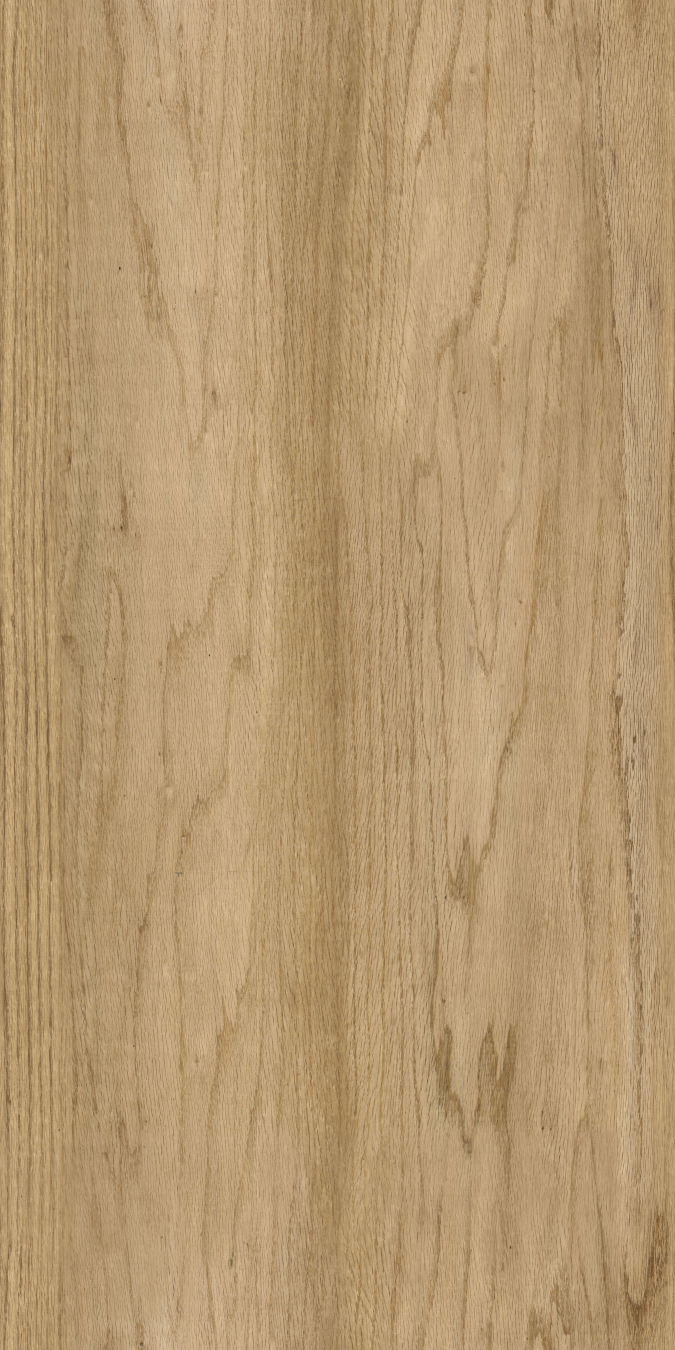
#> input picture layouts/assets/wood-grain.jpg, 2700 x 5400 px (shown at 1/4 size)
$ python bright_samples.py
#> lines starting #> are read from the running program, lines starting #| are printed output that depends on the picture; pictures that were not available may be replaced by others from this repository, and a replacement may not be noted
### scripts/blender-pipeline/match_textures.py
"""Prepare studio-matched colour textures outside layouts; no Blender dependency."""
import json
import numpy as np
from PIL import Image
from extract_tile import save_new


def srgb_to_linear(x):
    return np.where(x <= .04045, x / 12.92, ((x + .055) / 1.055) ** 2.4)


def linear_to_srgb(x):
    x = np.clip(x, 0, 1)
    return np.where(x <= .0031308, x * 12.92, 1.055 * x ** (1 / 2.4) - .055)


def histogram_match(source, reference):
    """Per-channel empirical CDF match; handles flat/low-contrast photographs."""
    src = np.asarray(source.convert('RGB'))
    ref = np.asarray(reference.convert('RGB'))
    out = np.empty_like(src)
    for c in range(3):
        values, inverse, counts = np.unique(src[..., c], return_inverse=True, return_counts=True)
        target, target_counts = np.unique(ref[..., c], return_counts=True)
        q = (np.cumsum(counts) - counts / 2) / counts.sum()
        tq = (np.cumsum(target_counts) - target_counts / 2) / target_counts.sum()
        out[..., c] = np.rint(np.interp(q, tq, target))[inverse].reshape(src.shape[:2])
    return Image.fromarray(out)


def studio_face(image, birch=True, toned=True):
    """Bake visual-materials.js face mix and tone in LINEAR RGB, encode once."""
    rgb = srgb_to_linear(np.asarray(image.convert('RGB'), dtype=np.float32) / 255)
    if birch:
        rgb = rgb * .81 + np.array([.77, .69, .53],dtype=np.float32) * .19
        if toned:
            grain = rgb ** 1.08
            neutral = (grain * np.array([.2126, .7152, .0722],dtype=np.float32)).sum(axis=2, keepdims=True)
            rgb = (neutral * .08 + grain * .92) * np.array([.40, .40, .46],dtype=np.float32)
    return Image.fromarray(np.rint(linear_to_srgb(rgb) * 255).astype('uint8'))


def stats(image):
    x = np.asarray(image.convert('RGB'), dtype=float).reshape(-1, 3)
    return dict(mean=x.mean(axis=0).tolist(), std=x.std(axis=0).tolist())


# [30 lines left out: function prepare, not called in this run]


def previous_brighten_face(image, reference):
    """Lift photo 14%, then balance to cream; preserve reference grain contrast.

    Input is the photo before the old dark studio display multiplier. The 14%
    exposure and the separate white balance are reported rather than conflated.
    """
    weights=np.array([.2126,.7152,.0722])
    rgb=np.asarray(image.convert('RGB'),dtype=np.float32)
    ref=np.asarray(reference.convert('RGB'),dtype=np.float32)
    mean=rgb.mean(axis=(0,1),dtype=np.float64)
    target=np.array([232.,220.,200.])
    exposed=rgb*1.14
    centered=exposed-mean*1.14
    neutral=(centered@weights)[...,None]
    centered=.85*centered+.15*neutral
    # Reference contrast, with a common highlight-safe scale (no hard clipping).
    spread=centered.std(axis=(0,1),dtype=np.float64)
    contrast=ref.std(axis=(0,1),dtype=np.float64)/np.maximum(spread,1e-6)
    centered*=contrast
    low=centered.min(axis=(0,1));high=centered.max(axis=(0,1))
    safe=min(1.,float(np.min((255-target)/np.maximum(high,1e-6))),
             float(np.min(target/np.maximum(-low,1e-6))))
    out=Image.fromarray(np.rint(np.clip(target+centered*safe,0,255)).astype('uint8'))
    return out,dict(gain=1.14,saturation=.85,target_rgb=target.tolist(),
                    white_balance_offset=(target-mean*1.14).tolist(),contrast_scale=contrast.tolist(),
                    highlight_scale=safe,before=float(mean@weights),
                    after=float(np.asarray(out).mean(axis=(0,1))@weights),
                    reference_mean=float(ref.mean(axis=(0,1),dtype=np.float64)@weights))


def brighten_face(image, reference):
    """Warm birch mean; retain photo chroma variation with one common RGB gain.

    Grain contrast is luminance standard deviation, 15% above the previous
    #e8dcc8 treatment of this same photo. No neutral/desaturation mix.
    """
    weights=np.array([.2126,.7152,.0722])
    rgb=np.asarray(image.convert('RGB'),dtype=np.float64)
    mean=rgb.mean(axis=(0,1))
    previous,_=previous_brighten_face(histogram_match(image,reference),reference)
    old_spread=float((np.asarray(previous,dtype=float)@weights).std())
    centered=rgb-mean
    spread=float((centered@weights).std())
    scale=old_spread*1.15/spread if spread>1e-6 else 1.
    target=np.array([220.,203.,176.])
    centered*=scale
    low=centered.min(axis=(0,1));high=centered.max(axis=(0,1))
    safe=min(1.,float(np.min((255-target)/np.maximum(high,1e-6))),
             float(np.min(target/np.maximum(-low,1e-6))))
    out=Image.fromarray(np.rint(target+centered*safe).astype('uint8'))
    return out,dict(saturation=1.,target_rgb=target.tolist(),contrast_gain=1.15,
                    photo_rgb_scale=scale,highlight_scale=safe,
                    previous_grain_std=old_spread,
                    grain_std=float((np.asarray(out,dtype=float)@weights).std()))


# [13 lines left out: functions brighten_studio, studio_edge, not called in this run]

### scripts/blender-pipeline/extract_tile.py
"""Extract studio photo regions without Blender. Requires Pillow; never edits sources."""
import argparse
import json
import math
from pathlib import Path
from PIL import Image


def defaults():
    root = Path(__file__).resolve().parents[2]
    assets = root / 'layouts/assets'
    if not assets.is_dir():
        assets = root / 'exports/hexa-public/layouts/assets'
    # Both workspace and public-repository copies share the local output directory.
    workspace = root.parent.parent if (root / 'layouts').is_dir() and root.name == 'hexa-public' else root
    return assets, workspace / 'exports/hexa-studio-blender-20261010/tiles'


# [12 lines left out: function affine, not called in this run]


def save_new(image, path):
    path.parent.mkdir(parents=True, exist_ok=True)
    with path.open('xb') as f:
        image.save(f, format='PNG')


# [65 lines left out: functions extract_catalog, furniture_draft, main, not called in this run]


# [2 lines that do not run on import are left out]

### scripts/blender-pipeline/bright_samples.py
"""Generate small before/after proof tiles only; never starts Blender."""
import json
from PIL import Image, ImageDraw
import numpy as np
from extract_tile import defaults, save_new
from match_textures import histogram_match, studio_face, brighten_face, stats


def main():
    assets, tiles = defaults()
    with Image.open(assets/'wood-grain.jpg') as im:
#> im is the input picture: PIL image 2700x5400 RGB; mean R, G, B 181.5, 152.6, 112.2
        reference=im.convert('RGB');reference.thumbnail((768,768))
    with Image.open(tiles/'birch-face.png') as im:
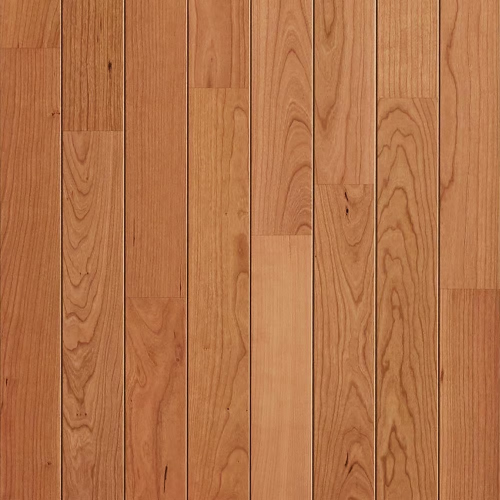
#> input picture layouts/assets/ceiling-finish-black-cherry.jpg, 1000 x 1000 px, given in place of birch-face.png, which was not available (shown at 1/2 size)
#> im is the input picture: PIL image 1000x1000 RGB; mean R, G, B 178.9, 115.2, 72.8
        source=im.convert('RGB');source.thumbnail((768,768))
    matched=histogram_match(source,reference)
    old=studio_face(matched)
#> in linear_to_srgb, `return np.where(x <= .0031308, x * 12.92, 1.055 * x ** (1 / 2.4) - .055)`:
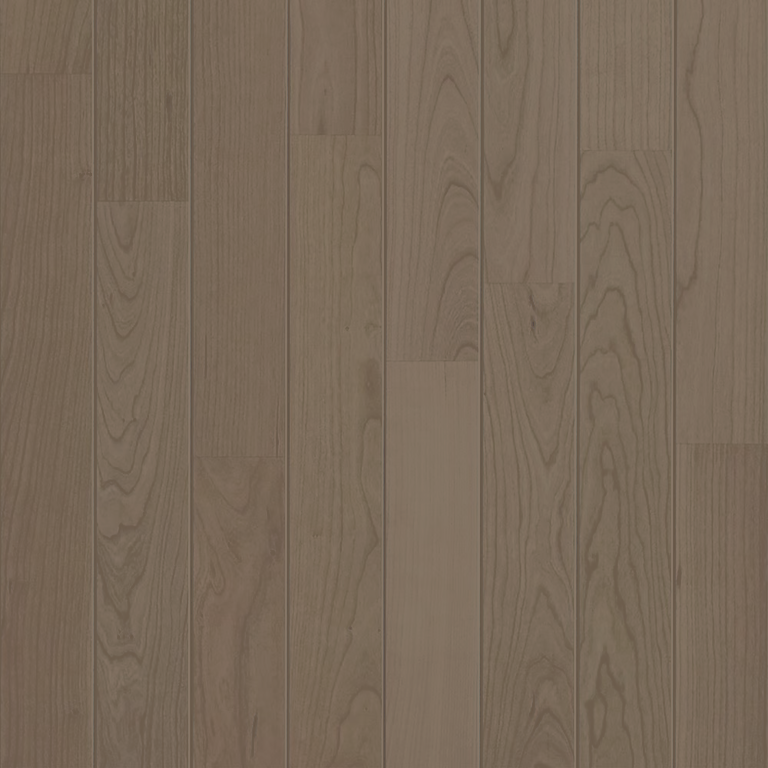
#> returned value: shape (768, 768, 3) float32; mean of channels 0, 1, 2 0.479, 0.416, 0.352; drawn as R, G, B
    weights=np.array([.2126,.7152,.0722])
    old_mean=float((np.asarray(old)@weights).mean())
#> old_mean = 108.3
    gain=max(1,min(1.06,float((np.asarray(reference)@weights).mean())/old_mean))
#> gain = 1.06
    before=Image.fromarray(np.rint(np.clip(np.asarray(old,dtype=float)*gain,0,255)).astype('uint8'))
    after,adjustment=brighten_face(matched,reference)
#> in brighten_face, `mean=rgb.mean(axis=(0,1))`: mean = [181.3, 152.4, 112.1]
#> in previous_brighten_face, `weights=np.array([.2126,.7152,.0722])`: weights = [0.213, 0.715, 0.0722]
#> in previous_brighten_face, `mean=rgb.mean(axis=(0,1),dtype=np.float64)`: mean = [181.3, 152.4, 112.1]
#> in previous_brighten_face, `exposed=rgb*1.14`:
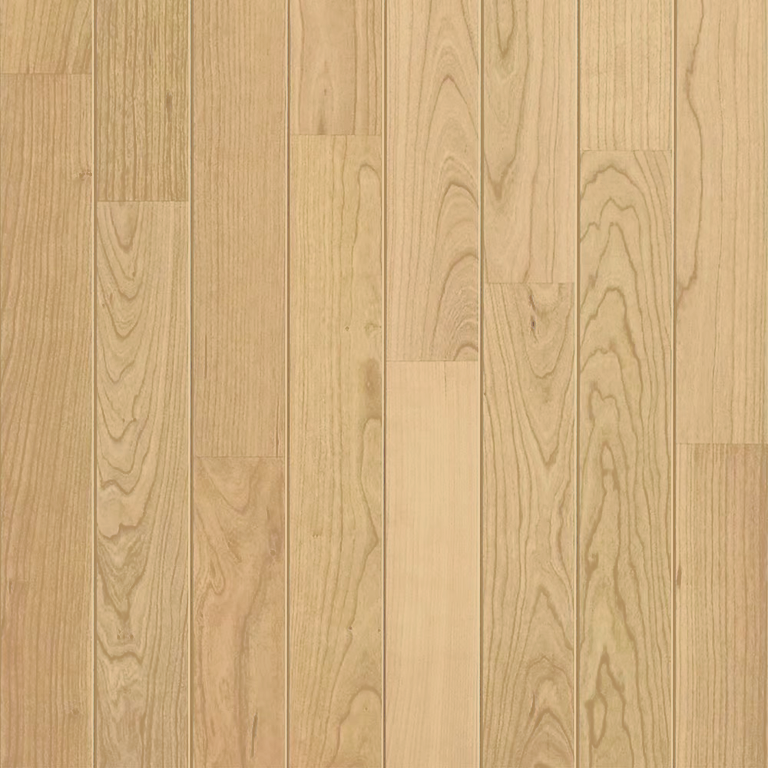
#> exposed: shape (768, 768, 3) float32; mean R, G, B 206.9, 173.9, 127.8
#> in previous_brighten_face, `centered=exposed-mean*1.14`:
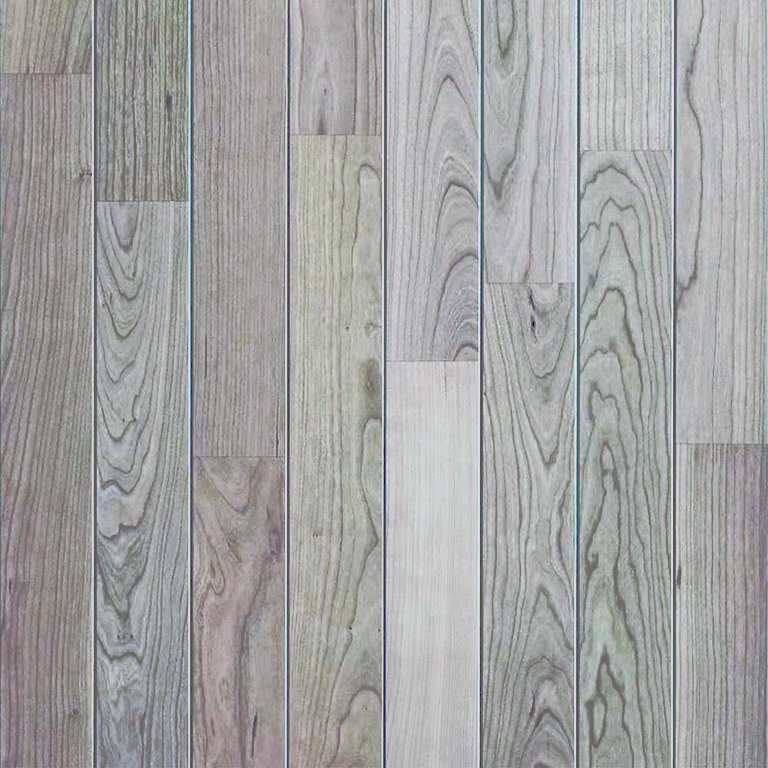
#> centered: shape (768, 768, 3) float64; mean R, G, B 0, 0, 0; drawn with min black and max white
#> in previous_brighten_face, `spread=centered.std(axis=(0,1),dtype=np.float64)`: spread = [12.95, 13.24, 13.91]
#> in previous_brighten_face, `contrast=ref.std(axis=(0,1),dtype=np.float64)/np.maximum(spread,1e-6)`: contrast = [0.876, 0.878, 0.889]
#> in previous_brighten_face, `low = centered.min(axis=(0, 1))`: low = [-70.39, -66.34, -45.4]
#> in previous_brighten_face, `high = centered.max(axis=(0, 1))`: high = [31.9, 35.4, 39.54]
#> in previous_brighten_face, `safe=min(1.,float(np.min((255-target)/np.maximum(high,1e-6))), float(n..`: safe = 0.721
#> in previous_brighten_face, `out=Image.fromarray(np.rint(np.clip(target+centered*safe,0,255)).astyp..`:
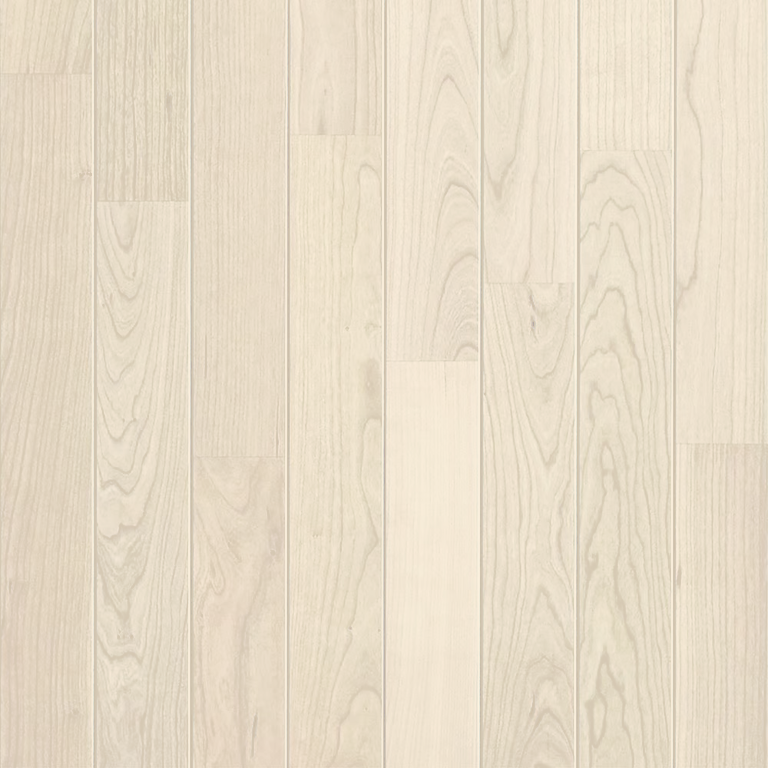
#> out: PIL image 768x768 RGB; mean R, G, B 232, 220, 200
#> in brighten_face, `old_spread=float((np.asarray(previous,dtype=float)@weights).std())`: old_spread = 8.34
#> in brighten_face, `spread=float((centered@weights).std())`: spread = 11.56
#> in brighten_face, `scale=old_spread*1.15/spread if spread>1e-6 else 1.`: scale = 0.83
#> in brighten_face, `low = centered.min(axis=(0, 1))`: low = [-59.2, -55.12, -34.14]
#> in brighten_face, `high = centered.max(axis=(0, 1))`: high = [26.27, 29.51, 33.07]
#> in brighten_face, `safe=min(1.,float(np.min((255-target)/np.maximum(high,1e-6))), float(n..`: safe = 1
#> in brighten_face, `out=Image.fromarray(np.rint(target+centered*safe).astype('uint8'))`:
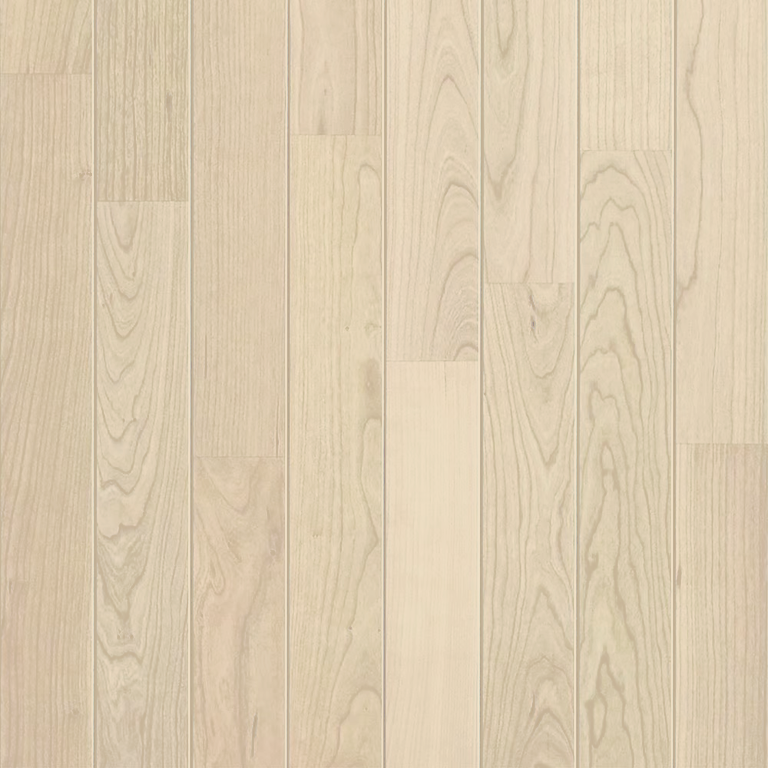
#> out: PIL image 768x768 RGB; mean R, G, B 220, 203, 176
#> adjustment = {'saturation': 1, 'target_rgb': [220, 203, 176], 'contrast_gain': 1.15, 'photo_rgb_scale': 0.83, 'highlight_scale': 1, 'previous_grain_std': 8.34, 'grain_std': 9.59}
    tag='birch-bright-20261010-1'
    save_new(before,tiles/(tag+'-before.png'))
    save_new(after,tiles/(tag+'-after.png'))
    w,h=before.size
#> w = 768; h = 768
    pair=Image.new('RGB',(w*2,h+32),'white')
#> pair: PIL image 1536x800 RGB; every value is 255
    pair.paste(before,(0,32));pair.paste(after,(w,32))
#> after `pair.paste(after, (w, 32))`:
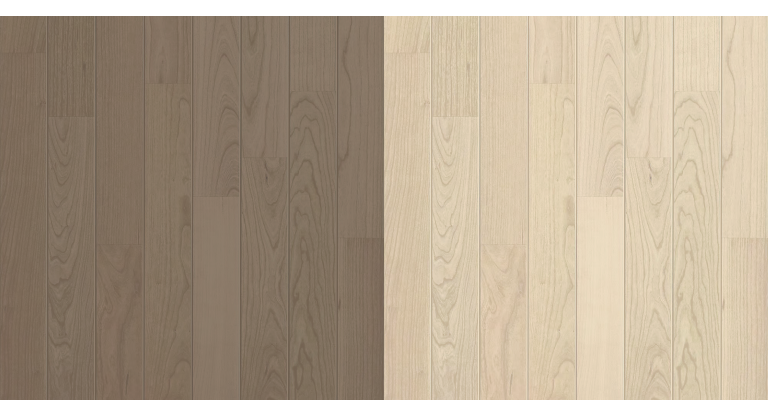
#> pair: PIL image 1536x800 RGB (shown at 1/2 size); mean R, G, B 177.9, 161.6, 140.4
    draw=ImageDraw.Draw(pair);draw.text((10,10),'BEFORE',fill='black');draw.text((w+10,10),'AFTER #e8dcc8',fill='black')
    save_new(pair,tiles/(tag+'-comparison.png'))
    report=dict(size=list(after.size),before=stats(before),after=stats(after),reference=stats(reference),adjustment=adjustment)
#> report = 5 items
    with (tiles/(tag+'.json')).open('x') as f:json.dump(report,f,indent=2)
    print(json.dumps(report,indent=2))
#> (printed output is left out)

if __name__=='__main__':main()
